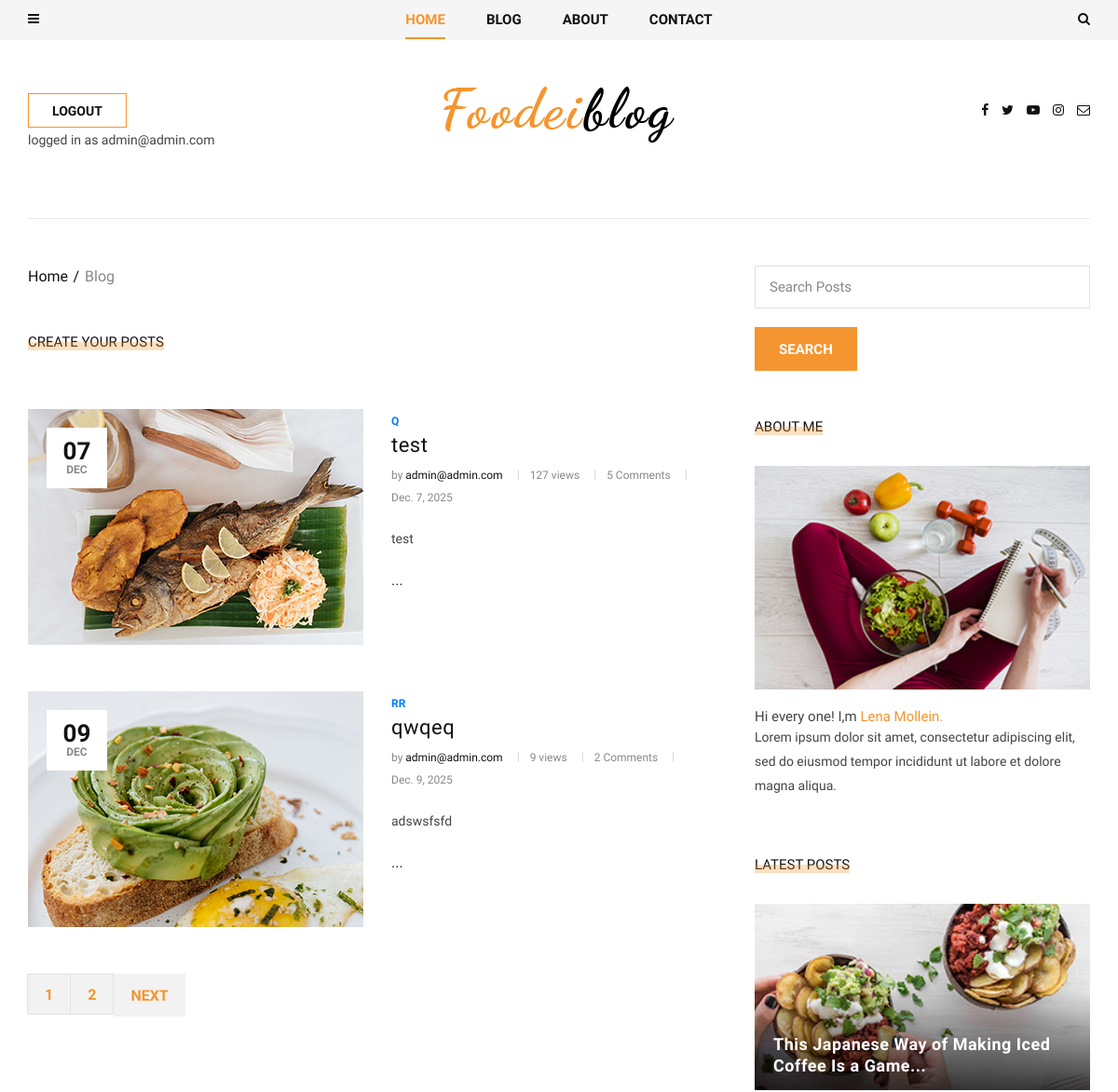
The page /blog/ (signed in, upper part) on the database as committed earlier.
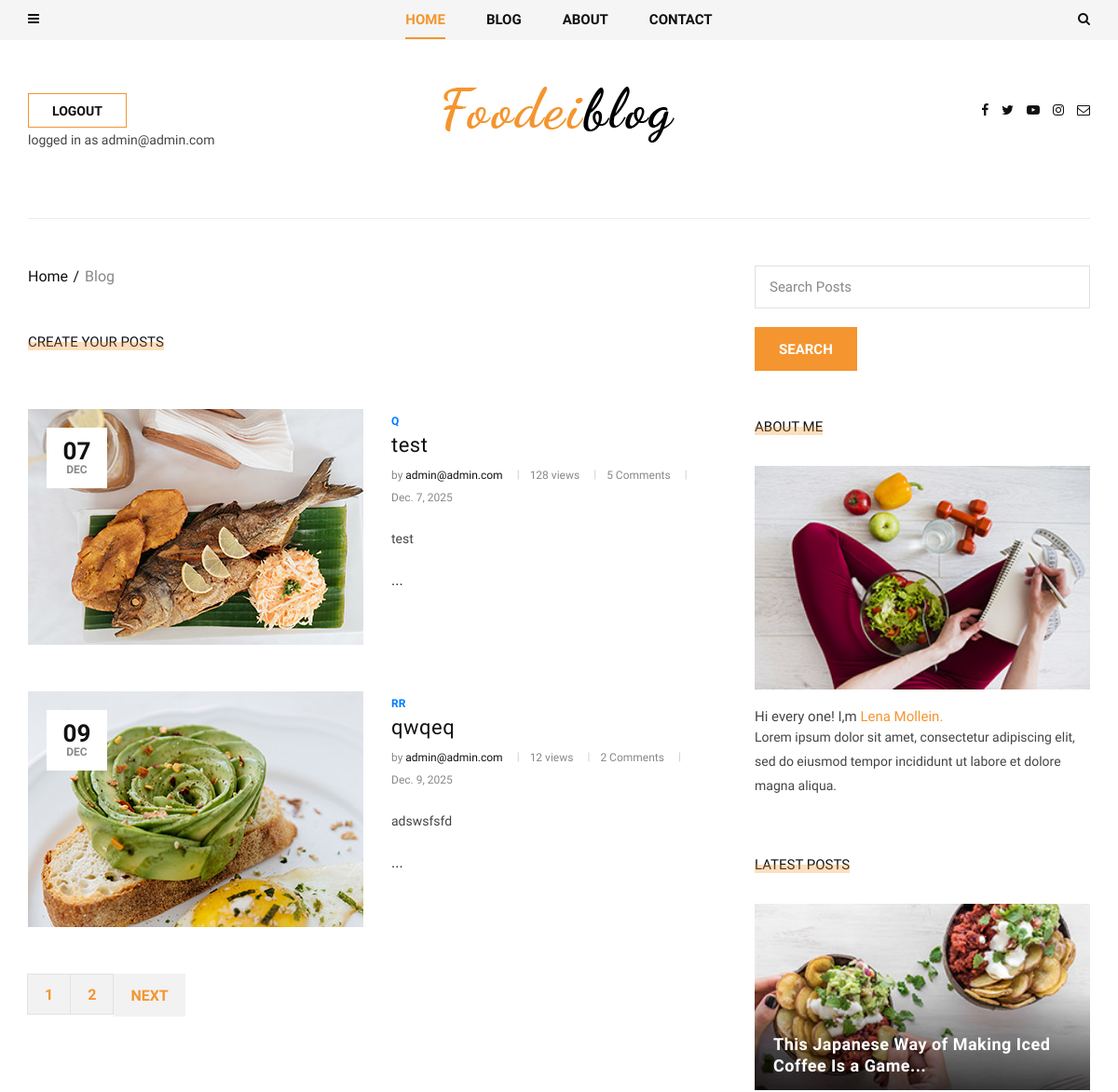
The same page on the database as committed later.
### blog/models.py (models this page shows, shortened)
class Post(models.Model):
    image = models.ImageField(upload_to = 'blog/', default = 'blog/default.jpg')
    author = models.ForeignKey("accounts.Profile",on_delete = models.SET_NULL,null = True)
    title = models.CharField(max_length=255)
    content = models.TextField()
    tags = TaggableManager()
    category = models.ManyToManyField(Category)
    counted_views = models.IntegerField(default=0)
    status = models.BooleanField(default=False)
    login_require = models.BooleanField(default=False)
    published_date = models.DateTimeField(auto_now_add=True)
    created_date = models.DateTimeField(auto_now_add=True)
    updated_date = models.DateTimeField(auto_now=True)
    class Meta:
        ordering = ['id']

### accounts/models.py (models this page shows)
class Profile(models.Model):
    user = models.ForeignKey(User, on_delete=models.CASCADE)
    first_name = models.CharField(max_length=250)
    last_name = models.CharField(max_length=250)
    image = models.ImageField(upload_to='profile_images/',blank=True, null=True)
    description = models.TextField()
    created_date = models.DateTimeField(auto_now_add=True)
    updated_date = models.DateTimeField(auto_now=True)
    def __str__(self):
        return self.user.email

class User(AbstractBaseUser, PermissionsMixin):
    email = models.EmailField(max_length=255, unique=True)
    is_staff = models.BooleanField(default=False)
    is_active = models.BooleanField(default=True)
    is_superuser = models.BooleanField(default=False)
    is_verified = models.BooleanField(default=False)
    created_date = models.DateTimeField(auto_now_add=True)
    updated_date = models.DateTimeField(auto_now=True)
    USERNAME_FIELD = "email"
    REQUIRED_FIELDS = []
    objects = UserManager()
    def __str__(self):
        return self.email

### blog/views.py (the view)
# urls.py: path('',BlogHomeView.as_view(),name='blog_home'),
class BlogHomeView(MyLoginRequiredMixin, ListView):
    model = Post
    template_name = 'blog/blog-home2.html'
    context_object_name = "posts"
    paginate_by = 2
    def get_queryset(self):
        queryset = Post.objects.filter(
            published_date__lte=timezone.now(),
            status=True
        )
        cat_name = self.kwargs.get('cat_name')
        author = self.kwargs.get('author')
        tag_name = self.kwargs.get('tag_name')
        s = self.request.GET.get('s')
        if tag_name:
            queryset = queryset.filter(tags__name=tag_name)
        if cat_name:
            queryset = queryset.filter(category__name=cat_name)
        if author:
            queryset = queryset.filter(author__username=author)
        if s:
            queryset = queryset.filter(content__contains=s)
        return queryset

### blog/models.py (called while the page is built)
    def __str__(self):
        return self.name

### blog/templatetags/blog_tags.py (called while the page is built)
@register.filter
def snippet(value,arg):
    return value[:arg]

@register.inclusion_tag('blog/blog_latestposts.html')
def latestposts():
    posts = Post.objects.filter(published_date__lte = timezone.now(),status=1).order_by('published_date')[:2]
    return {'posts':posts}

@register.inclusion_tag('blog/blog_postcategories.html')
def postcategories():
    posts = Post.objects.filter(published_date__lte = timezone.now(),status=1)
    categories = Category.objects.all()
    cat_dict = {}
    for name in categories:
        cat_dict[name] = posts.filter(category=name).count()
    return {'categories':cat_dict}

@register.inclusion_tag('blog/blog-tag-clouds.html')
def tagclouds():
    posts = Post.objects.filter(published_date__lte = timezone.now(),status=1)
    tags=set()
    for post in posts:
        post_all_tags = post.tags.all()
        for i in range(len(post_all_tags)):
            tags.add(post_all_tags[i])
    return {'tags':tags}

@register.simple_tag
def comment_count(post):
    comments = Task.objects.filter(post = post).count()
    return comments

### templates/blog/blog-home2.html (shortened to what the changed rows need)
{%extends 'base2.html'%}
{%load static%}
{% load blog_tags %}
{% load humanize %}
{%block content%}
    <section class="categories categories-grid spad">
        <div class="categories__post">
            <div class="container">
                <div class="categories__grid__post">
                    <div class="row">
                        <div class="col-lg-8 col-md-8">
                            {%for post in posts%}
                            <div class="categories__list__post__item">
                                <div class="row">
                                    <div class="col-lg-6 col-md-6">
                                        <div class="categories__post__item__pic set-bg"
                                            data-setbg={{post.image.url}}>
                                            <div class="post__meta">
                                                <h4>{{post.published_date|date:'d'}}</h4>
                                                <span>{{post.published_date|date:'M'}}</span>
                                            </div>
                                        </div>
                                    </div>
                                    <div class="col-lg-6 col-md-6">
                                        <div class="categories__post__item__text">
                                            <span class="post__label">
                                                {% for cat in post.category.all %}
                                                <a href="{% url "blog:category" cat_name=cat.name %}">{{cat.name}} {%if not forloop.last%} | {%endif%}</a>
                                                {% endfor %}
                                            </span>
                                            <h3><a href="{% url "blog:blog_single" pid=post.id %}">{{post.title}}</a></h3>
                                            <ul class="post__widget">
                                                <li>by <span>{{post.author}}</span></li>
                                                <li>{{post.counted_views}} views</li>
                                                <li>{% comment_count post %} Comments</li>
                                                <li>{{post.published_date|naturalday}}</li>
                                            </ul>
                                            <p>{{post.content|snippet:100|safe}} ...</p>
                                        </div>
                                    </div>
                                </div>
                            </div>
                            {%endfor%}
                        </div>
                    </div>
                </div>
            </div>
        </div>
    </section>
{%endblock%}

Rows that differ between the two databases and show on the page:
changed Post "test": counted_views "127" → "128"
changed Post "qwqeq": counted_views "9" → "12"
